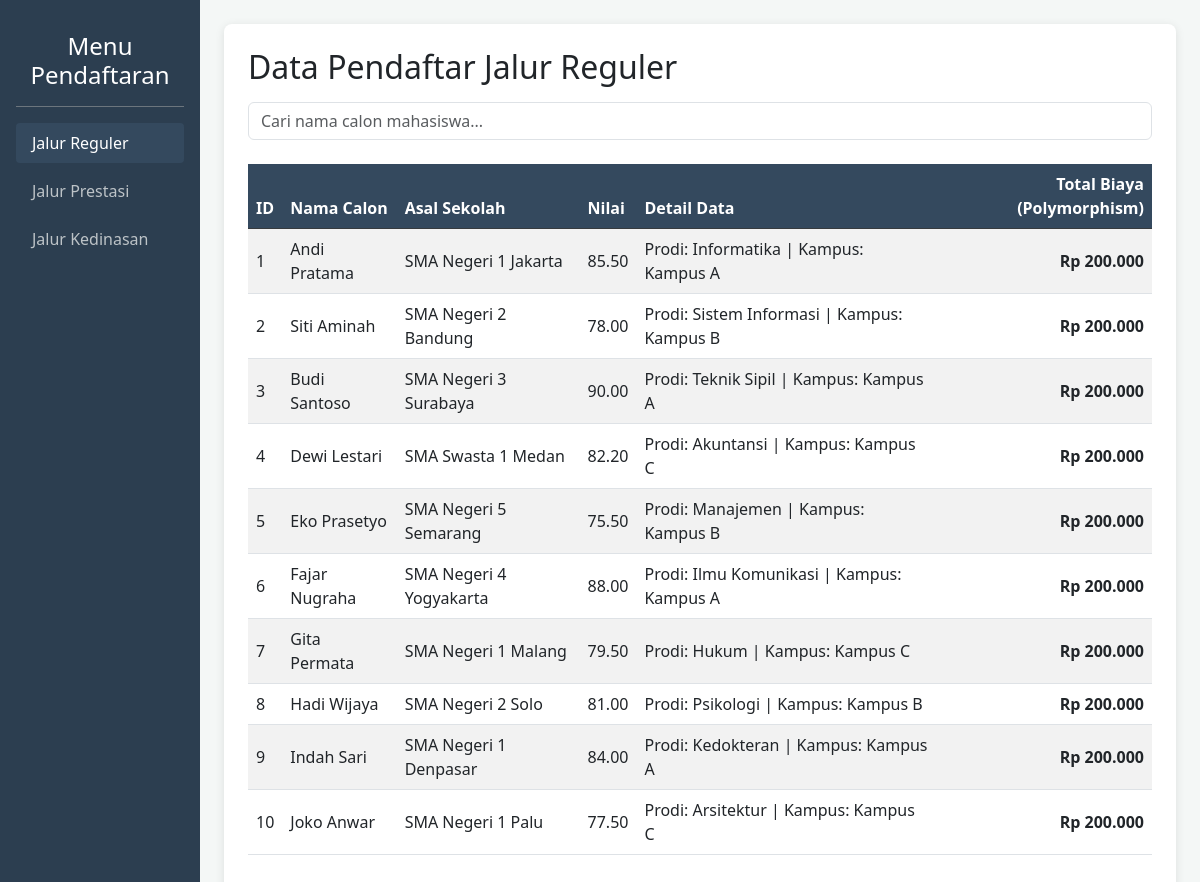
The page / on the database its author committed.
### tables this page shows
CREATE TABLE `tabel_pendaftaran` (
  `id_pendaftaran` int NOT NULL,
  `nama_calon` varchar(100) NOT NULL,
  `asal_sekolah` varchar(100) NOT NULL,
  `nilai_ujian` decimal(5,2) NOT NULL,
  `biaya_pendaftaran_dasar` decimal(10,2) NOT NULL,
  `jalur_pendaftaran` enum('Reguler','Prestasi','Kedinasan') NOT NULL,
  `pilihan_prodi` varchar(50) DEFAULT NULL,
  `lokasi_kampus` varchar(50) DEFAULT NULL,
  `jenis_prestasi` varchar(50) DEFAULT NULL,
  `tingkat_prestasi` varchar(50) DEFAULT NULL,
  `sk_ikatan_dinas` varchar(50) DEFAULT NULL,
  `instansi_sponsor` varchar(100) DEFAULT NULL
);

### index.php (the view, shortened to what this page needs)
<?php
$host     = 'localhost';
$dbname   = 'db_simulasi_pbo_trpl1a_nadya_shafa_a_a';
$username = 'root';
$password = '';
try {
    $db = new PDO("mysql:host=$host;dbname=$dbname;charset=utf8mb4", $username, $password);
    $db->setAttribute(PDO::ATTR_ERRMODE, PDO::ERRMODE_EXCEPTION);
    $db->setAttribute(PDO::ATTR_DEFAULT_FETCH_MODE, PDO::FETCH_ASSOC);
} catch (PDOException $e) {
    die("Koneksi database gagal: " . $e->getMessage());
}
abstract class Pendaftaran {
    public function __construct($id, $nama, $asal, $nilai, $biayaDasar) {
        $this->biayaPendaftaranDasar = $biayaDasar;
    }
}
class PendaftaranReguler extends Pendaftaran {
    private $pilihanProdi;
    private $lokasiKampus;
    public function __construct($id, $nama, $asal, $nilai, $biayaDasar, $pilihanProdi, $lokasiKampus) {
        $this->pilihanProdi = $pilihanProdi;
        $this->lokasiKampus = $lokasiKampus;
    }
    public function hitungTotalBiaya() {
        return $this->biayaPendaftaranDasar;
    }
    public function tampilkanInfoJalur() {
        return "Prodi: " . ($this->pilihanProdi ?? '-') . " | Kampus: " . ($this->lokasiKampus ?? '-');
    }
}
$jalur = isset($_GET['jalur']) ? $_GET['jalur'] : 'Reguler';
?>
<!DOCTYPE html>
<html lang="id">
<head>
    <link href="https://cdn.jsdelivr.net/npm/bootstrap@5.3.0/dist/css/bootstrap.min.css" rel="stylesheet">
</head>
<body>
<div class="container-fluid">
    <div class="row">
        <nav class="col-md-2 sidebar p-3">
            <h4 class="text-center py-3 border-bottom border-secondary">Menu Pendaftaran</h4>
            <ul class="nav flex-column mt-3 gap-2">
                <li class="nav-item">
                    <a class="nav-link <?= $jalur=='Reguler'?'active':'' ?>" href="?jalur=Reguler">Jalur Reguler</a>
                </li>
                <li class="nav-item">
                    <a class="nav-link <?= $jalur=='Prestasi'?'active':'' ?>" href="?jalur=Prestasi">Jalur Prestasi</a>
                </li>
                <li class="nav-item">
                    <a class="nav-link <?= $jalur=='Kedinasan'?'active':'' ?>" href="?jalur=Kedinasan">Jalur Kedinasan</a>
                </li>
            </ul>
        </nav>
        <main class="col-md-10 p-4">
            <div class="content-area p-4">
                <h2 class="mb-3">Data Pendaftar Jalur <?= htmlspecialchars($jalur) ?></h2>
                <div class="mb-4">
                    <input type="text" id="searchInput" class="form-control" placeholder="Cari nama calon mahasiswa...">
                </div>
                <div class="table-responsive">
                    <table class="table table-striped table-hover align-middle" id="dataTable">
                        <thead class="table-dark">
                            <tr>
                                <th>ID</th>
                                <th>Nama Calon</th>
                                <th>Asal Sekolah</th>
                                <th>Nilai</th>
                                <th>Detail Data</th>
                                <th class="text-right">Total Biaya (Polymorphism)</th>
                            </tr>
                        </thead>
                        <tbody>
                            <?php
                            try {
                                $stmt = $db->prepare("SELECT * FROM `tabel_pendaftaran` WHERE `jalur_pendaftaran` = ?");
                                $stmt->execute([$jalur]);
                                $data = $stmt->fetchAll();
                                if (count($data) > 0) {
                                    foreach ($data as $row) {
                                        $id    = $row['id_pendaftaran'] ?? 0;
                                        $nama  = $row['nama_calon'] ?? 'Tanpa Nama';
                                        $asal  = $row['asal_sekolah'] ?? '-';
                                        $nilai = $row['nilai_ujian'] ?? 0;
                                        $biaya = $row['biaya_pendaftaran_dasar'] ?? 0;
                                        if ($jalur == 'Reguler') {
                                            $obj = new PendaftaranReguler($id, $nama, $asal, $nilai, $biaya, $row['pilihan_prodi'] ?? '-', $row['lokasi_kampus'] ?? '-');
                                        } elseif ($jalur == 'Prestasi') {
                                            $obj = new PendaftaranPrestasi($id, $nama, $asal, $nilai, $biaya, $row['jenis_prestasi'] ?? '-', $row['tingkat_prestasi'] ?? '-');
                                        } else {
                                            $obj = new PendaftaranKedinasan($id, $nama, $asal, $nilai, $biaya, $row['sk_ikatan_dinas'] ?? '-', $row['instansi_sponsor'] ?? '-');
                                        }
                                        echo "<tr>";
                                        echo "<td>" . $id . "</td>";
                                        echo "<td>" . htmlspecialchars($nama) . "</td>";
                                        echo "<td>" . htmlspecialchars($asal) . "</td>";
                                        echo "<td>" . $nilai . "</td>";
                                        echo "<td>" . $obj->tampilkanInfoJalur() . "</td>";
                                        echo "<td class='text-right fw-bold'>Rp " . number_format($obj->hitungTotalBiaya(), 0, ',', '.') . "</td>";
                                        echo "</tr>";
                                    }
                                } else {
                                    echo "<tr><td colspan='6' class='text-center py-4'>Belum ada data pendaftar untuk jalur ini.</td></tr>";
                                }
                            } catch (Exception $e) {
                                echo "<tr><td colspan='6' class='text-center text-danger py-4'>Terjadi kesalahan memuat data: {$e->getMessage()}</td></tr>";
                            }
                            ?>
                        </tbody>
                    </table>
                </div>
            </div>
        </main>
    </div>
</div>
</body>
</html>

### index.php (style rules this page uses)
body { background: #f4f7f6; font-family: 'Segoe UI', Tahoma, Geneva, Verdana, sans-serif; }
.sidebar { min-height: 100vh; background: #2c3e50; color: white; }
.nav-link { color: #bdc3c7; cursor: pointer; transition: 0.3s; font-weight: 500; }
.nav-link:hover, .nav-link.active { color: white; background: #34495e; border-radius: 4px; }
.content-area { background: white; border-radius: 8px; box-shadow: 0 2px 10px rgba(0,0,0,0.1); }
.table th { background-color: #34495e !important; color: #ffffff !important; }
.text-right { text-align: right; }

### rows shown on the page
tabel_pendaftaran: id_pendaftaran "1", nama_calon "Andi Pratama", asal_sekolah "SMA Negeri 1 Jakarta", nilai_ujian "85.50", $obj->tampilkanInfoJalur() "Prodi: Informatika | Kampus: Kampus A", biaya_pendaftaran_dasar "200.000"
tabel_pendaftaran: id_pendaftaran "2", nama_calon "Siti Aminah", asal_sekolah "SMA Negeri 2 Bandung", nilai_ujian "78.00", $obj->tampilkanInfoJalur() "Prodi: Sistem Informasi | Kampus: Kampus B", biaya_pendaftaran_dasar "200.000"
tabel_pendaftaran: id_pendaftaran "3", nama_calon "Budi Santoso", asal_sekolah "SMA Negeri 3 Surabaya", nilai_ujian "90.00", $obj->tampilkanInfoJalur() "Prodi: Teknik Sipil | Kampus: Kampus A", biaya_pendaftaran_dasar "200.000"
tabel_pendaftaran: id_pendaftaran "4", nama_calon "Dewi Lestari", asal_sekolah "SMA Swasta 1 Medan", nilai_ujian "82.20", $obj->tampilkanInfoJalur() "Prodi: Akuntansi | Kampus: Kampus C", biaya_pendaftaran_dasar "200.000"
tabel_pendaftaran: id_pendaftaran "5", nama_calon "Eko Prasetyo", asal_sekolah "SMA Negeri 5 Semarang", nilai_ujian "75.50", $obj->tampilkanInfoJalur() "Prodi: Manajemen | Kampus: Kampus B", biaya_pendaftaran_dasar "200.000"
tabel_pendaftaran: id_pendaftaran "6", nama_calon "Fajar Nugraha", asal_sekolah "SMA Negeri 4 Yogyakarta", nilai_ujian "88.00", $obj->tampilkanInfoJalur() "Prodi: Ilmu Komunikasi | Kampus: Kampus A", biaya_pendaftaran_dasar "200.000"
tabel_pendaftaran: id_pendaftaran "7", nama_calon "Gita Permata", asal_sekolah "SMA Negeri 1 Malang", nilai_ujian "79.50", $obj->tampilkanInfoJalur() "Prodi: Hukum | Kampus: Kampus C", biaya_pendaftaran_dasar "200.000"
tabel_pendaftaran: id_pendaftaran "8", nama_calon "Hadi Wijaya", asal_sekolah "SMA Negeri 2 Solo", nilai_ujian "81.00", $obj->tampilkanInfoJalur() "Prodi: Psikologi | Kampus: Kampus B", biaya_pendaftaran_dasar "200.000"
tabel_pendaftaran: id_pendaftaran "9", nama_calon "Indah Sari", asal_sekolah "SMA Negeri 1 Denpasar", nilai_ujian "84.00", $obj->tampilkanInfoJalur() "Prodi: Kedokteran | Kampus: Kampus A", biaya_pendaftaran_dasar "200.000"
tabel_pendaftaran: id_pendaftaran "10", nama_calon "Joko Anwar", asal_sekolah "SMA Negeri 1 Palu", nilai_ujian "77.50", $obj->tampilkanInfoJalur() "Prodi: Arsitektur | Kampus: Kampus C", biaya_pendaftaran_dasar "200.000"

### other values the page prints
$jalur "Reguler"
